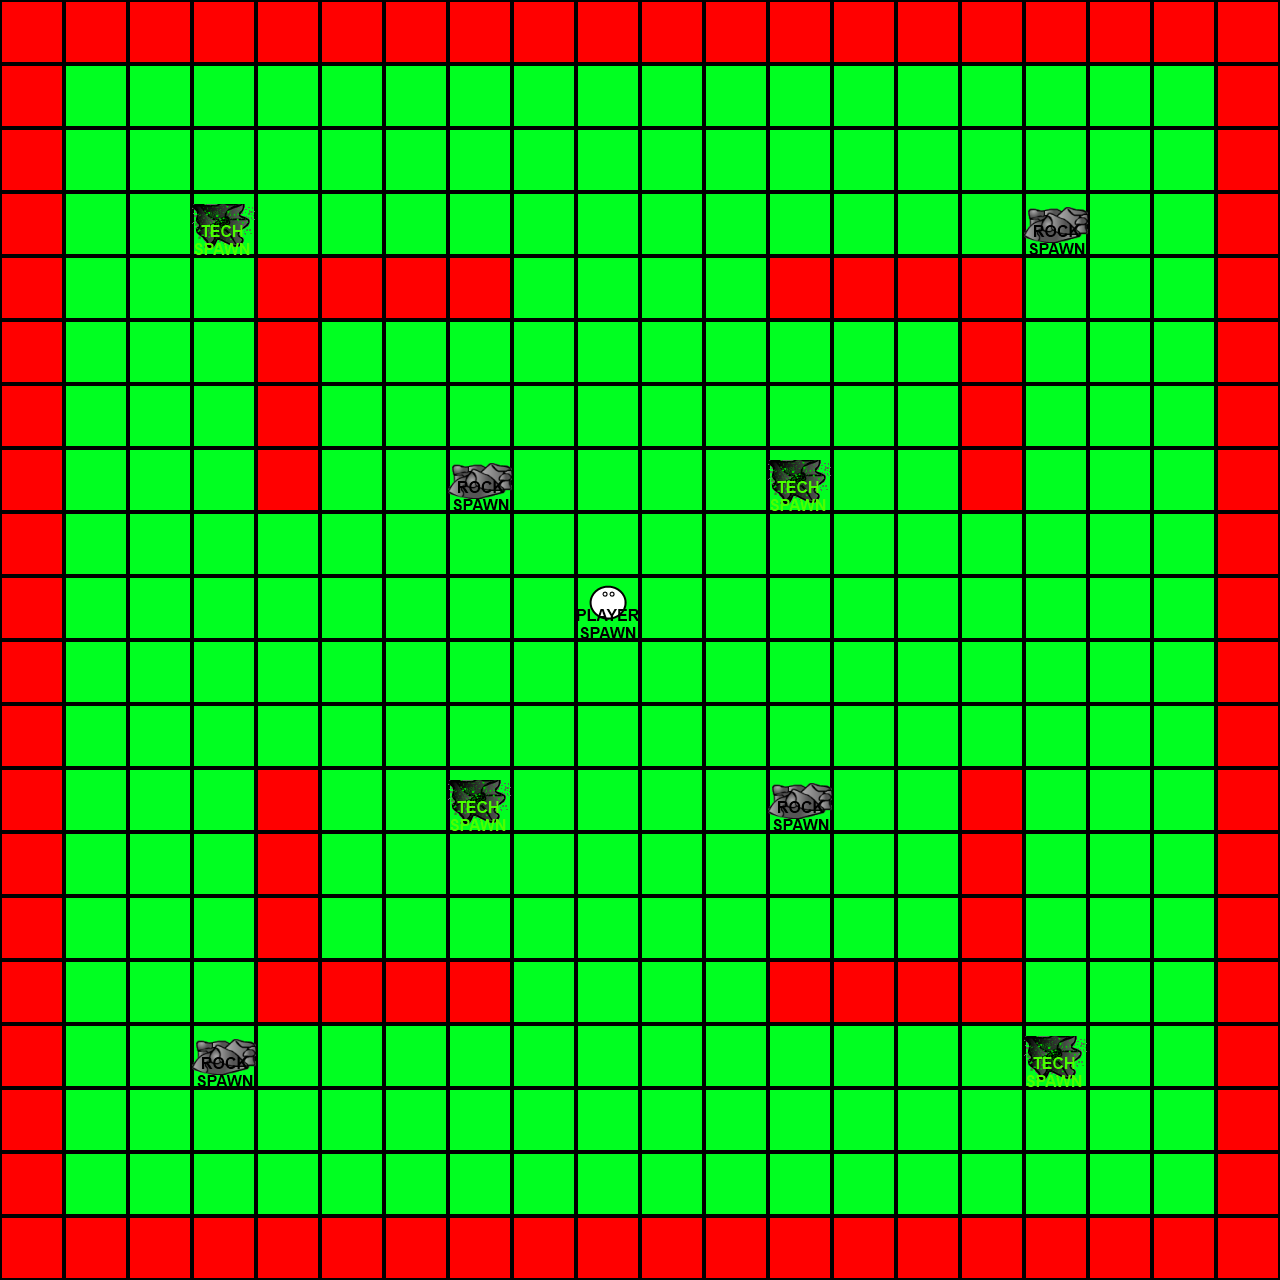

Tiled map render using the project's own tile images. Description and the map definition, with tile-layer contents summarised, below:
An orthogonal 20x20 tile map with 64x64 px tiles, 2 tile layers (tiles, spawns).

<map version="1.0" orientation="orthogonal" width="20" height="20" tilewidth="64" tileheight="64">
 <tileset firstgid="1" name="tileset" tilewidth="64" tileheight="64">
  <image source="tileset.png" width="448" height="64" />
 </tileset>
 <layer name="tiles" width="20" height="20">
  <data>[400 cells, 400 non-empty, 2 distinct tile ids]</data>
 </layer>
 <layer name="spawns" width="20" height="20">
  <data>[400 cells, 9 non-empty, 3 distinct tile ids]</data>
 </layer>
</map>
